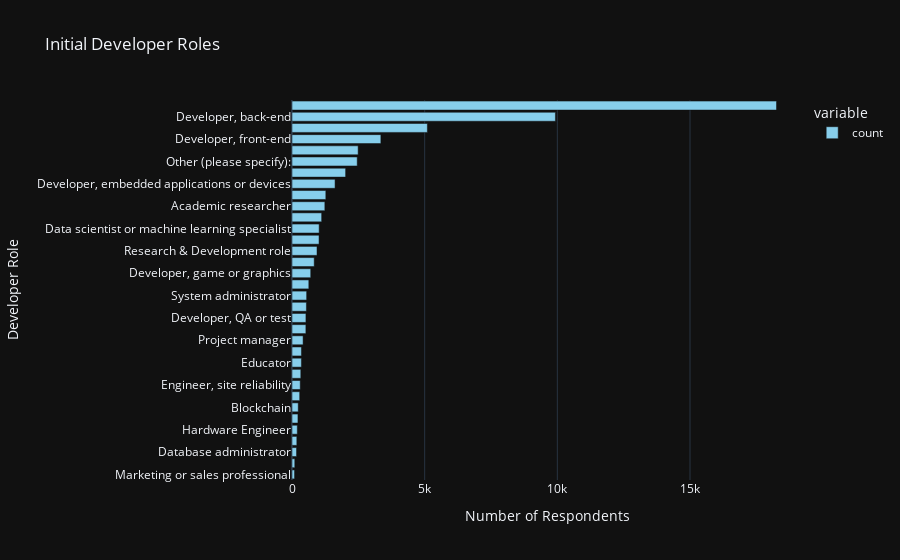

The notebook cell this image was saved under:
### Code cell
import plotly.express as px

initial_dev_type_values = df["DevType"].value_counts()
sorted_values = initial_dev_type_values.sort_values(ascending=True)

fig = px.bar(sorted_values, 
             orientation='h', 
             title='Initial Developer Roles', 
             labels={'value': 'Number of Respondents', 'index': 'Developer Role'},
             color_discrete_sequence=['skyblue'])

fig.update_layout(xaxis_title='Number of Respondents', yaxis_title='Developer Role')

fig.show()

### Figure 1 — Plotly figure (JSON) as saved in the notebook; plotly's stock layout.template omitted (floating-point values rounded to 4 significant figures)
{"data": [{"alignmentgroup": "True", "hovertemplate": "variable=count<br>Number of Respondents=%{x}<br>DevType=%{y}<extra></extra>", "legendgroup": "count", "marker": {"color": "skyblue", "pattern": {"shape": ""}}, "name": "count", "offsetgroup": "count", "orientation": "h", "showlegend": true, "textposition": "auto", "x": [96, 105, 171, 182, 200, 224, 235, 290, 310, 332, 355, 356, 418, 523, 525, 543, 552, 634, 706, 837, 943, 1019, 1024, 1118, 1238, 1275, 1623, 2021, 2458, 2493, 3349, 5102, 9928, 18260], "xaxis": "x", "y": ["Marketing or sales professional", "Developer Advocate", "Database administrator", "Designer", "Hardware Engineer", "Developer Experience", "Blockchain", "Product manager", "Engineer, site reliability", "Scientist", "Educator", "Security professional", "Project manager", "Data or business analyst", "Developer, QA or test", "Developer, AI", "System administrator", "Cloud infrastructure engineer", "Developer, game or graphics", "Senior Executive (C-Suite, VP, etc.)", "Research & Development role", "DevOps specialist", "Data scientist or machine learning specialist", "Data engineer", "Academic researcher", "Engineering manager", "Developer, embedded applications or devices", "Developer, mobile", "Other (please specify):", "Developer, desktop or enterprise applications", "Developer, front-end", "Student", "Developer, back-end", "Developer, full-stack"], "yaxis": "y", "type": "bar"}], "layout": {"xaxis": {"anchor": "y", "domain": [0.0, 1.0], "title": {"text": "Number of Respondents"}}, "yaxis": {"anchor": "x", "domain": [0.0, 1.0], "title": {"text": "Developer Role"}}, "legend": {"title": {"text": "variable"}, "tracegroupgap": 0}, "title": {"text": "Initial Developer Roles"}, "barmode": "relative"}}
